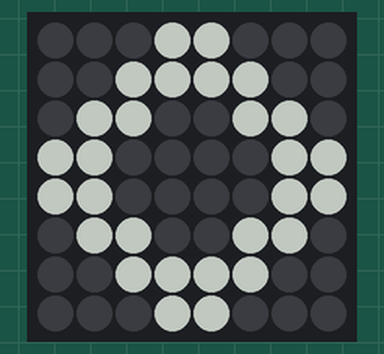
Simulated run of this program. Board: Raspberry Pi (BCM pin numbers) with a Sense HAT. Parts: the Sense HAT's 8×8 RGB LED matrix. Dim RGB values are drawn brighter than linear; what the program prints to the terminal is not drawn. At 0.0 s the program stops and its outputs stay as they are.

Above: at 0.1 s.

The program:

loading.py
```python
from sense_hat import SenseHat

circle = [[0, 0, 0], [0, 0, 0], [0, 0, 0], [96, 100, 96], [96, 100, 96], [0, 0, 0], [0, 0, 0], [0, 0, 0], [0, 0, 0], [0, 0, 0], [96, 100, 96], [96, 100, 96], [96, 100, 96], [96, 100, 96], [0, 0, 0], [0, 0, 0], [0, 0, 0], [96, 100, 96], [96, 100, 96], [0, 0, 0], [0, 0, 0], [96, 100, 96], [96, 100, 96], [0, 0, 0], [96, 100, 96], [96, 100, 96], [0, 0, 0], [0, 0, 0], [0, 0, 0], [0, 0, 0], [96, 100, 96], [96, 100, 96], [96, 100, 96], [96, 100, 96], [0, 0, 0], [0, 0, 0], [0, 0, 0], [0, 0, 0], [96, 100, 96], [96, 100, 96], [0, 0, 0], [96, 100, 96], [96, 100, 96], [0, 0, 0], [0, 0, 0], [96, 100, 96], [96, 100, 96], [0, 0, 0], [0, 0, 0], [0, 0, 0], [96, 100, 96], [96, 100, 96], [96, 100, 96], [96, 100, 96], [0, 0, 0], [0, 0, 0], [0, 0, 0], [0, 0, 0], [0, 0, 0], [96, 100, 96], [96, 100, 96], [0, 0, 0], [0, 0, 0], [0, 0, 0]]

r = (255,0,0,)

s = SenseHat()

s.set_pixels(circle)

for i in range(0,8):
    inner_circ = False
    for j in range(0,8):
        if circle[j+i*8][0] is not 0:
            if inner_circ:
                    inner_circ = False
            else:
                    inner_circ = True
            print("#", end="")
        else:
            if inner_circ:
                s.set_pixel(i,j, r)

            print("0", end="")
    print("")
```
